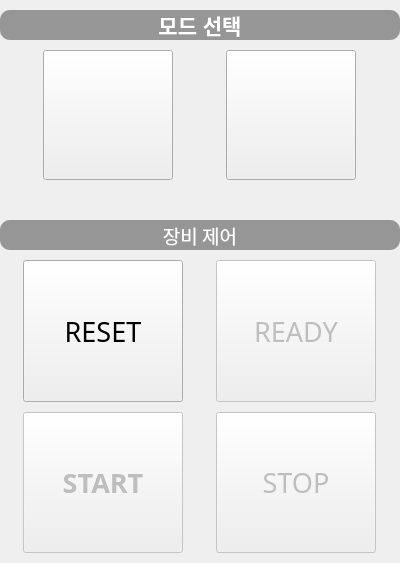
<?xml version="1.0" encoding="UTF-8"?>
<ui version="4.0">
 <class>ControlPanel</class>
 <widget class="QWidget" name="ControlPanel">
  <property name="geometry">
   <rect>
    <x>0</x>
    <y>0</y>
    <width>400</width>
    <height>563</height>
   </rect>
  </property>
  <property name="sizePolicy">
   <sizepolicy hsizetype="Fixed" vsizetype="Preferred">
    <horstretch>0</horstretch>
    <verstretch>0</verstretch>
   </sizepolicy>
  </property>
  <property name="maximumSize">
   <size>
    <width>400</width>
    <height>16777215</height>
   </size>
  </property>
  <property name="windowTitle">
   <string>Form</string>
  </property>
  <layout class="QVBoxLayout" name="verticalLayout_3">
   <property name="spacing">
    <number>40</number>
   </property>
   <property name="leftMargin">
    <number>0</number>
   </property>
   <property name="topMargin">
    <number>10</number>
   </property>
   <property name="rightMargin">
    <number>0</number>
   </property>
   <property name="bottomMargin">
    <number>10</number>
   </property>
   <item>
    <layout class="QVBoxLayout" name="verticalLayout_2">
     <property name="spacing">
      <number>10</number>
     </property>
     <item>
      <widget class="QLabel" name="label">
       <property name="sizePolicy">
        <sizepolicy hsizetype="Preferred" vsizetype="Fixed">
         <horstretch>0</horstretch>
         <verstretch>0</verstretch>
        </sizepolicy>
       </property>
       <property name="minimumSize">
        <size>
         <width>0</width>
         <height>30</height>
        </size>
       </property>
       <property name="maximumSize">
        <size>
         <width>16777215</width>
         <height>30</height>
        </size>
       </property>
       <property name="font">
        <font>
         <pointsize>16</pointsize>
         <bold>true</bold>
        </font>
       </property>
       <property name="styleSheet">
        <string notr="true">background-color: rgb(150, 150, 150);
border-radius: 10px;
color:#ffffff;
</string>
       </property>
       <property name="frameShape">
        <enum>QFrame::NoFrame</enum>
       </property>
       <property name="frameShadow">
        <enum>QFrame::Plain</enum>
       </property>
       <property name="text">
        <string>모드 선택</string>
       </property>
       <property name="alignment">
        <set>Qt::AlignCenter</set>
       </property>
       <property name="indent">
        <number>-1</number>
       </property>
      </widget>
     </item>
     <item>
      <layout class="QHBoxLayout" name="horizontalLayout">
       <item>
        <widget class="QPushButton" name="panoButton">
         <property name="enabled">
          <bool>true</bool>
         </property>
         <property name="sizePolicy">
          <sizepolicy hsizetype="Fixed" vsizetype="Fixed">
           <horstretch>0</horstretch>
           <verstretch>0</verstretch>
          </sizepolicy>
         </property>
         <property name="minimumSize">
          <size>
           <width>130</width>
           <height>130</height>
          </size>
         </property>
         <property name="maximumSize">
          <size>
           <width>130</width>
           <height>130</height>
          </size>
         </property>
         <property name="cursor">
          <cursorShape>ArrowCursor</cursorShape>
         </property>
         <property name="layoutDirection">
          <enum>Qt::LeftToRight</enum>
         </property>
         <property name="autoFillBackground">
          <bool>false</bool>
         </property>
         <property name="styleSheet">
          <string notr="true"/>
         </property>
         <property name="text">
          <string/>
         </property>
         <property name="icon">
          <iconset>
           <selectedoff>:/icon/pano.png</selectedoff>
           <selectedon>:/icon/pano_clicked.png</selectedon>
          </iconset>
         </property>
         <property name="iconSize">
          <size>
           <width>100</width>
           <height>150</height>
          </size>
         </property>
         <property name="checkable">
          <bool>true</bool>
         </property>
         <property name="checked">
          <bool>false</bool>
         </property>
        </widget>
       </item>
       <item>
        <widget class="QPushButton" name="cephButton">
         <property name="enabled">
          <bool>true</bool>
         </property>
         <property name="sizePolicy">
          <sizepolicy hsizetype="Fixed" vsizetype="Fixed">
           <horstretch>0</horstretch>
           <verstretch>0</verstretch>
          </sizepolicy>
         </property>
         <property name="minimumSize">
          <size>
           <width>130</width>
           <height>130</height>
          </size>
         </property>
         <property name="maximumSize">
          <size>
           <width>130</width>
           <height>130</height>
          </size>
         </property>
         <property name="autoFillBackground">
          <bool>false</bool>
         </property>
         <property name="styleSheet">
          <string notr="true"/>
         </property>
         <property name="text">
          <string/>
         </property>
         <property name="icon">
          <iconset>
           <selectedoff>:/icon/ceph.png</selectedoff>
           <selectedon>:/icon/ceph_clicked.png</selectedon>
          </iconset>
         </property>
         <property name="iconSize">
          <size>
           <width>100</width>
           <height>150</height>
          </size>
         </property>
         <property name="checkable">
          <bool>true</bool>
         </property>
         <property name="checked">
          <bool>false</bool>
         </property>
        </widget>
       </item>
      </layout>
     </item>
    </layout>
   </item>
   <item>
    <layout class="QVBoxLayout" name="verticalLayout">
     <property name="spacing">
      <number>10</number>
     </property>
     <item>
      <widget class="QLabel" name="label_2">
       <property name="sizePolicy">
        <sizepolicy hsizetype="Preferred" vsizetype="Fixed">
         <horstretch>0</horstretch>
         <verstretch>0</verstretch>
        </sizepolicy>
       </property>
       <property name="minimumSize">
        <size>
         <width>0</width>
         <height>30</height>
        </size>
       </property>
       <property name="maximumSize">
        <size>
         <width>16777215</width>
         <height>30</height>
        </size>
       </property>
       <property name="font">
        <font>
         <family>HY헤드라인M</family>
         <pointsize>14</pointsize>
         <bold>false</bold>
        </font>
       </property>
       <property name="styleSheet">
        <string notr="true">background-color: rgb(150, 150, 150);
border-radius: 10px;
color:#ffffff;
</string>
       </property>
       <property name="text">
        <string>장비 제어</string>
       </property>
       <property name="alignment">
        <set>Qt::AlignCenter</set>
       </property>
      </widget>
     </item>
     <item>
      <layout class="QGridLayout" name="gridLayout">
       <item row="0" column="0">
        <widget class="QPushButton" name="resetButton">
         <property name="enabled">
          <bool>true</bool>
         </property>
         <property name="sizePolicy">
          <sizepolicy hsizetype="Fixed" vsizetype="Expanding">
           <horstretch>0</horstretch>
           <verstretch>0</verstretch>
          </sizepolicy>
         </property>
         <property name="minimumSize">
          <size>
           <width>160</width>
           <height>0</height>
          </size>
         </property>
         <property name="maximumSize">
          <size>
           <width>160</width>
           <height>16777215</height>
          </size>
         </property>
         <property name="font">
          <font>
           <family>Arial Black</family>
           <pointsize>20</pointsize>
           <bold>false</bold>
          </font>
         </property>
         <property name="styleSheet">
          <string notr="true"/>
         </property>
         <property name="text">
          <string>RESET</string>
         </property>
         <property name="checkable">
          <bool>false</bool>
         </property>
        </widget>
       </item>
       <item row="0" column="1">
        <widget class="QPushButton" name="readyButton">
         <property name="enabled">
          <bool>false</bool>
         </property>
         <property name="sizePolicy">
          <sizepolicy hsizetype="Fixed" vsizetype="Expanding">
           <horstretch>0</horstretch>
           <verstretch>0</verstretch>
          </sizepolicy>
         </property>
         <property name="minimumSize">
          <size>
           <width>160</width>
           <height>0</height>
          </size>
         </property>
         <property name="maximumSize">
          <size>
           <width>160</width>
           <height>16777215</height>
          </size>
         </property>
         <property name="font">
          <font>
           <family>Arial Black</family>
           <pointsize>20</pointsize>
           <bold>false</bold>
          </font>
         </property>
         <property name="text">
          <string>READY</string>
         </property>
         <property name="checkable">
          <bool>false</bool>
         </property>
         <property name="checked">
          <bool>false</bool>
         </property>
        </widget>
       </item>
       <item row="1" column="0">
        <widget class="QPushButton" name="startButton">
         <property name="enabled">
          <bool>false</bool>
         </property>
         <property name="sizePolicy">
          <sizepolicy hsizetype="Fixed" vsizetype="Expanding">
           <horstretch>0</horstretch>
           <verstretch>0</verstretch>
          </sizepolicy>
         </property>
         <property name="minimumSize">
          <size>
           <width>160</width>
           <height>0</height>
          </size>
         </property>
         <property name="maximumSize">
          <size>
           <width>160</width>
           <height>16777215</height>
          </size>
         </property>
         <property name="font">
          <font>
           <family>Arial Black</family>
           <pointsize>20</pointsize>
           <bold>true</bold>
           <strikeout>false</strikeout>
           <stylestrategy>PreferDefault</stylestrategy>
           <kerning>true</kerning>
          </font>
         </property>
         <property name="text">
          <string>START</string>
         </property>
        </widget>
       </item>
       <item row="1" column="1">
        <widget class="QPushButton" name="stopButton">
         <property name="enabled">
          <bool>false</bool>
         </property>
         <property name="sizePolicy">
          <sizepolicy hsizetype="Fixed" vsizetype="Expanding">
           <horstretch>0</horstretch>
           <verstretch>0</verstretch>
          </sizepolicy>
         </property>
         <property name="minimumSize">
          <size>
           <width>160</width>
           <height>0</height>
          </size>
         </property>
         <property name="maximumSize">
          <size>
           <width>160</width>
           <height>16777215</height>
          </size>
         </property>
         <property name="font">
          <font>
           <family>Arial Black</family>
           <pointsize>20</pointsize>
           <bold>false</bold>
          </font>
         </property>
         <property name="text">
          <string>STOP</string>
         </property>
        </widget>
       </item>
      </layout>
     </item>
    </layout>
   </item>
  </layout>
 </widget>
 <resources/>
 <connections/>
</ui>
